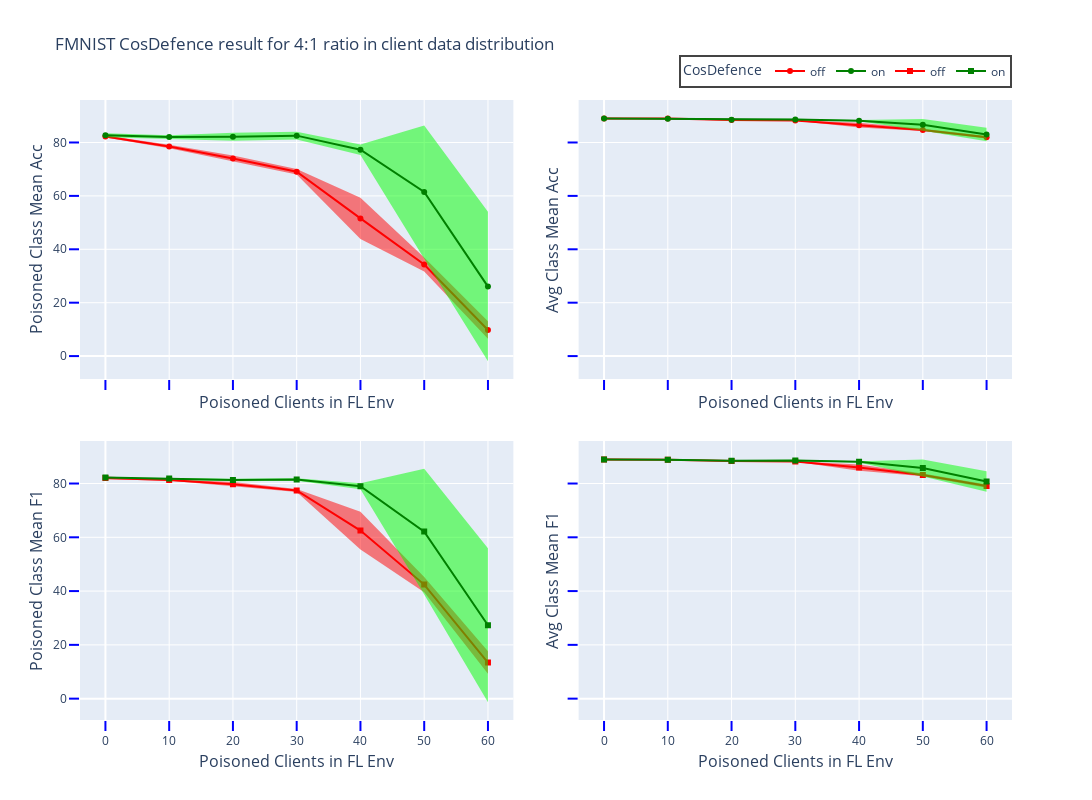

Notebook cell for this chart:
### Code cell
summary_file = 'fmnist_r4_results.json'
res_fig_name = summary_file[:-5]
result_data = get_data(json_folder + summary_file)
fig = gen_acc_f1_plot_std("FMNIST CosDefence result for 4:1 ratio in client data distribution", result_data, res_fig_name, save_html=False)
fig.show()

### Figure 1 — Plotly figure (JSON) as saved in the notebook; plotly's stock layout.template omitted (floating-point values rounded to 4 significant figures)
{"data": [{"fill": "toself", "fillcolor": "rgba(255, 0, 0, 0.5)", "line": {"color": "rgba(255,255,255,0)"}, "showlegend": false, "type": "scatter", "x": [0, 10, 20, 30, 40, 50, 60, 60, 50, 40, 30, 20, 10, 0], "xaxis": "x", "y": [82.6, 79.16, 75.11, 70.09, 59.29, 36.88, 13.07, 6.453, 31.71, 43.82, 68.01, 72.83, 77.84, 81.89], "yaxis": "y"}, {"line": {"color": "red"}, "mode": "lines+markers", "name": "off", "type": "scatter", "x": [0, 10, 20, 30, 40, 50, 60], "xaxis": "x", "y": [82.25, 78.5, 73.97, 69.05, 51.56, 34.3, 9.764], "yaxis": "y"}, {"fill": "toself", "fillcolor": "rgba(0, 255, 0, 0.5)", "line": {"color": "rgba(255,255,255,0)"}, "showlegend": false, "type": "scatter", "x": [0, 10, 20, 30, 40, 50, 60, 60, 50, 40, 30, 20, 10, 0], "xaxis": "x", "y": [83.45, 82.69, 83.68, 84.05, 79.26, 86.4, 54.02, -1.951, 36.5, 75.33, 81.09, 80.64, 81.34, 81.93], "yaxis": "y"}, {"line": {"color": "green"}, "mode": "lines+markers", "name": "on", "type": "scatter", "x": [0, 10, 20, 30, 40, 50, 60], "xaxis": "x", "y": [82.69, 82.01, 82.16, 82.57, 77.3, 61.45, 26.03], "yaxis": "y"}, {"fill": "toself", "fillcolor": "rgba(255, 0, 0, 0.5)", "line": {"color": "rgba(255,255,255,0)"}, "showlegend": false, "type": "scatter", "x": [0, 10, 20, 30, 40, 50, 60, 60, 50, 40, 30, 20, 10, 0], "xaxis": "x2", "y": [89.28, 89.1, 88.67, 88.33, 87.4, 85.1, 82.41, 81.51, 84.29, 85.59, 88.13, 88.16, 88.79, 88.72], "yaxis": "y2"}, {"line": {"color": "red"}, "mode": "lines+markers", "showlegend": false, "type": "scatter", "x": [0, 10, 20, 30, 40, 50, 60], "xaxis": "x2", "y": [89.0, 88.94, 88.41, 88.23, 86.49, 84.7, 81.96], "yaxis": "y2"}, {"fill": "toself", "fillcolor": "rgba(0, 255, 0, 0.5)", "line": {"color": "rgba(255,255,255,0)"}, "showlegend": false, "type": "scatter", "x": [0, 10, 20, 30, 40, 50, 60, 60, 50, 40, 30, 20, 10, 0], "xaxis": "x2", "y": [89.15, 89.09, 88.72, 88.85, 88.43, 88.76, 85.52, 80.46, 84.44, 87.92, 88.34, 88.29, 88.67, 88.87], "yaxis": "y2"}, {"line": {"color": "green"}, "mode": "lines+markers", "showlegend": false, "type": "scatter", "x": [0, 10, 20, 30, 40, 50, 60], "xaxis": "x2", "y": [89.01, 88.88, 88.5, 88.6, 88.18, 86.6, 82.99], "yaxis": "y2"}, {"fill": "toself", "fillcolor": "rgba(255, 0, 0, 0.5)", "line": {"color": "rgba(255,255,255,0)"}, "showlegend": false, "type": "scatter", "x": [0, 10, 20, 30, 40, 50, 60, 60, 50, 40, 30, 20, 10, 0], "xaxis": "x3", "y": [82.58, 81.63, 80.54, 78.0, 69.48, 45.27, 17.58, 9.25, 39.56, 55.51, 76.8, 79.01, 81.07, 81.59], "yaxis": "y3"}, {"line": {"color": "red"}, "marker": {"symbol": "square"}, "mode": "lines+markers", "name": "off", "type": "scatter", "x": [0, 10, 20, 30, 40, 50, 60], "xaxis": "x3", "y": [82.08, 81.35, 79.78, 77.4, 62.49, 42.42, 13.42], "yaxis": "y3"}, {"fill": "toself", "fillcolor": "rgba(0, 255, 0, 0.5)", "line": {"color": "rgba(255,255,255,0)"}, "showlegend": false, "type": "scatter", "x": [0, 10, 20, 30, 40, 50, 60, 60, 50, 40, 30, 20, 10, 0], "xaxis": "x3", "y": [82.34, 82.17, 81.8, 81.92, 80.15, 85.49, 55.96, -1.359, 38.75, 77.87, 81.02, 80.88, 81.61, 82.1], "yaxis": "y3"}, {"line": {"color": "green"}, "marker": {"symbol": "square"}, "mode": "lines+markers", "name": "on", "type": "scatter", "x": [0, 10, 20, 30, 40, 50, 60], "xaxis": "x3", "y": [82.22, 81.89, 81.34, 81.47, 79.01, 62.12, 27.3], "yaxis": "y3"}, {"fill": "toself", "fillcolor": "rgba(255, 0, 0, 0.5)", "line": {"color": "rgba(255,255,255,0)"}, "showlegend": false, "type": "scatter", "x": [0, 10, 20, 30, 40, 50, 60, 60, 50, 40, 30, 20, 10, 0], "xaxis": "x4", "y": [89.23, 89.06, 88.62, 88.25, 87.06, 83.7, 79.67, 78.45, 82.66, 84.8, 88.05, 88.08, 88.71, 88.64], "yaxis": "y4"}, {"line": {"color": "red"}, "marker": {"symbol": "square"}, "mode": "lines+markers", "showlegend": false, "type": "scatter", "x": [0, 10, 20, 30, 40, 50, 60], "xaxis": "x4", "y": [88.94, 88.89, 88.35, 88.15, 85.93, 83.18, 79.06], "yaxis": "y4"}, {"fill": "toself", "fillcolor": "rgba(0, 255, 0, 0.5)", "line": {"color": "rgba(255,255,255,0)"}, "showlegend": false, "type": "scatter", "x": [0, 10, 20, 30, 40, 50, 60, 60, 50, 40, 30, 20, 10, 0], "xaxis": "x4", "y": [89.1, 89.07, 88.68, 88.8, 88.33, 88.9, 84.54, 76.97, 82.65, 87.86, 88.31, 88.26, 88.64, 88.81], "yaxis": "y4"}, {"line": {"color": "green"}, "marker": {"symbol": "square"}, "mode": "lines+markers", "showlegend": false, "type": "scatter", "x": [0, 10, 20, 30, 40, 50, 60], "xaxis": "x4", "y": [88.96, 88.85, 88.47, 88.56, 88.09, 85.78, 80.75], "yaxis": "y4"}], "layout": {"height": 800, "legend": {"borderwidth": 2, "font": {"size": 12}, "orientation": "h", "title": {"text": "CosDefence"}, "x": 1, "xanchor": "right", "y": 1.02, "yanchor": "bottom"}, "title": {"text": "FMNIST CosDefence result for 4:1 ratio in client data distribution"}, "width": 1200, "xaxis": {"anchor": "y", "domain": [0, 0.465], "dtick": 10, "matches": "x3", "showticklabels": false, "tick0": 0, "tickcolor": "blue", "ticklen": 10, "ticks": "outside", "tickwidth": 2, "title": {"font": {"size": 16}, "standoff": 7, "text": "Poisoned Clients in FL Env"}}, "xaxis2": {"anchor": "y2", "domain": [0.535, 1.0], "dtick": 10, "matches": "x4", "showticklabels": false, "tick0": 0, "tickcolor": "blue", "ticklen": 10, "ticks": "outside", "tickwidth": 2, "title": {"font": {"size": 16}, "standoff": 7, "text": "Poisoned Clients in FL Env"}}, "xaxis3": {"anchor": "y3", "domain": [0, 0.465], "dtick": 10, "tick0": 0, "tickcolor": "blue", "ticklen": 10, "ticks": "outside", "tickwidth": 2, "title": {"font": {"size": 16}, "standoff": 7, "text": "Poisoned Clients in FL Env"}}, "xaxis4": {"anchor": "y4", "domain": [0.535, 1.0], "dtick": 10, "tick0": 0, "tickcolor": "blue", "ticklen": 10, "ticks": "outside", "tickwidth": 2, "title": {"font": {"size": 16}, "standoff": 7, "text": "Poisoned Clients in FL Env"}}, "yaxis": {"anchor": "x", "domain": [0.55, 1], "dtick": 20, "tick0": 0, "tickcolor": "blue", "ticklen": 10, "ticks": "outside", "tickwidth": 2, "title": {"font": {"size": 16}, "standoff": 5, "text": "Poisoned Class Mean Acc"}}, "yaxis2": {"anchor": "x2", "domain": [0.55, 1], "dtick": 20, "matches": "y", "showticklabels": false, "tick0": 0, "tickcolor": "blue", "ticklen": 10, "ticks": "outside", "tickwidth": 2, "title": {"font": {"size": 16}, "standoff": 5, "text": "Avg Class Mean Acc"}}, "yaxis3": {"anchor": "x3", "domain": [0, 0.45], "dtick": 20, "tick0": 0, "tickcolor": "blue", "ticklen": 10, "ticks": "outside", "tickwidth": 2, "title": {"font": {"size": 16}, "standoff": 5, "text": "Poisoned Class Mean F1"}}, "yaxis4": {"anchor": "x4", "domain": [0, 0.45], "dtick": 20, "matches": "y3", "showticklabels": false, "tick0": 0, "tickcolor": "blue", "ticklen": 10, "ticks": "outside", "tickwidth": 2, "title": {"font": {"size": 16}, "standoff": 5, "text": "Avg Class Mean F1"}}}}
